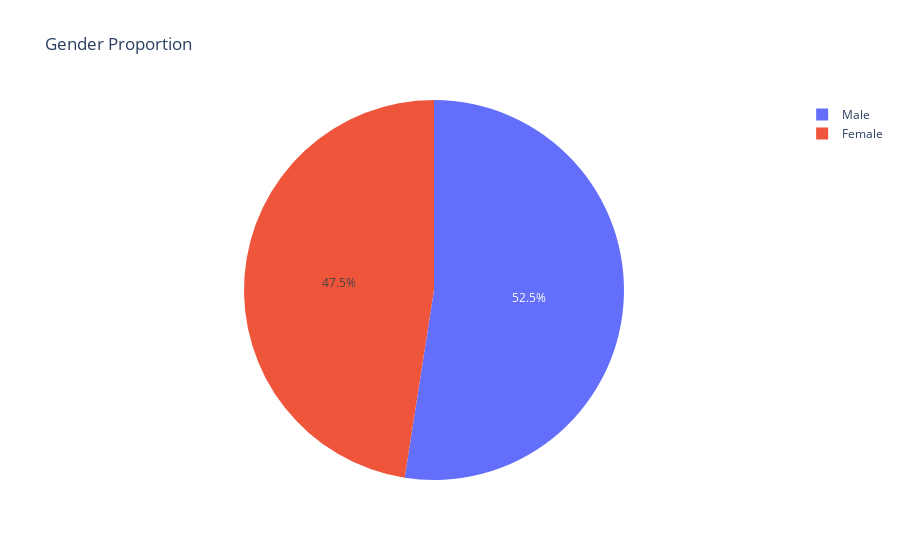

The cell this chart's notebook holds for it:
### Code cell
gender_count = df['Gender'].value_counts().reset_index()
gender_distribution = px.pie(gender_count, values='count', names="Gender", title="Gender Proportion")
gender_distribution.show()

### Figure 1 — Plotly figure (JSON) as saved in the notebook; plotly's stock layout.template omitted (floating-point values rounded to 4 significant figures)
{"data": [{"domain": {"x": [0, 1], "y": [0, 1]}, "hovertemplate": "Gender=%{label}<br>count=%{value}<extra></extra>", "labels": ["Male", "Female"], "legendgroup": "", "name": "", "showlegend": true, "type": "pie", "values": [170, 154]}], "layout": {"legend": {"tracegroupgap": 0}, "title": {"text": "Gender Proportion"}}}
